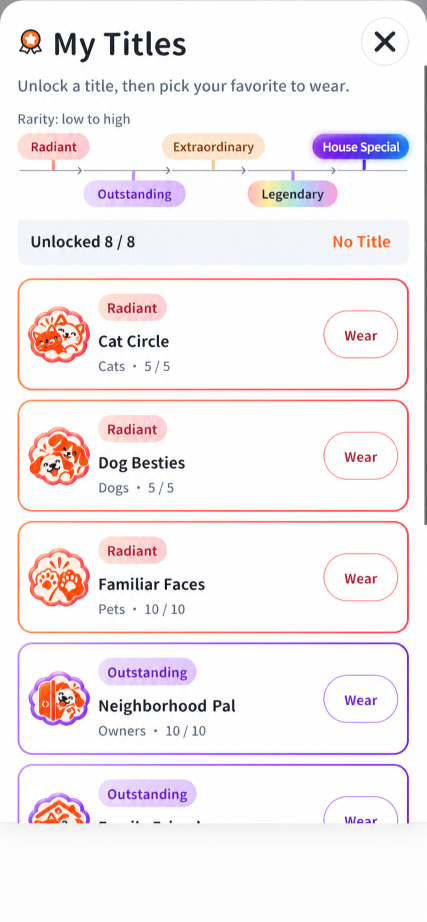
#> input picture design/concepts/achievement-rarity-guide-en-v3.png, 853 x 1844 px, given in place of mobile-board-frontdesk-v2.png, which was not available (shown at 1/2 size)
$ python split_board_frontdesk.py
#> lines starting #> are read from the running program, lines starting #| are printed output that depends on the picture; after the words box and inside, x2 and y2 are one past the last pixel; in counts of white or black regions, pixels touching at a corner belong together; pictures that were not available may be replaced by others from this repository, and a replacement may not be noted
"""Deterministic extraction from the three approved v2 layouts, without redrawing.

The source RGB of every fully opaque output pixel is retained exactly. Background
and anti-aliased boundary pixels are the only pixels processed. Master canvases
keep the source crop's native resolution. No existing icon/export is removed.
"""
from __future__ import annotations

from collections import deque
from hashlib import sha256
import json
from pathlib import Path

import numpy as np
from PIL import Image, ImageDraw, ImageFilter, ImageFont

HERE = Path(__file__).resolve().parent
ROOT = HERE.parents[2]
MASTERS = ROOT / 'assets/icons/library-original-png-v2/masters/16-board-frontdesk'
WEB = ROOT / 'web/src/ui/icons/png'
WIDTHS = [32, 48, 72, 96, 144, 192, 288]
ITEMS = [
    {'id': 'round-clock', 'source': 'mobile-board-frontdesk-v2.png', 'box': [45, 309, 155, 420], 'kind': 'orange', 'seed': [100, 366], 'wide': False},
    {'id': 'round-score', 'source': 'mobile-board-frontdesk-v2.png', 'box': [487, 306, 597, 410], 'kind': 'score', 'wide': False},
    {'id': 'rush-clipboard', 'source': 'mobile-board-frontdesk-v2.png', 'box': [50, 479, 130, 571], 'kind': 'orange', 'clear_holes': [[88, 496]], 'wide': False},
    {'id': 'rush-clip', 'source': 'mobile-board-frontdesk-v2.png', 'box': [355, 421, 497, 504], 'kind': 'clip', 'clear_holes': [[427, 449]], 'wide': True},
    {'id': 'rush-check', 'source': 'rush-frontdesk-states-v2.png', 'box': [64, 656, 161, 803], 'kind': 'green', 'wide': False},
    {'id': 'rush-expired-clipboard', 'source': 'rush-frontdesk-states-v2.png', 'box': [888, 717, 974, 813], 'kind': 'gray', 'clear_holes': [[930, 738]], 'wide': False},
    {'id': 'closing-sign-zh', 'source': 'shift-finish-storyboard-v2.png', 'box': [799, 375, 1069, 578], 'kind': 'sign', 'clear_holes': [[930, 430]], 'wide': True},
    {'id': 'rush-clock', 'source': 'mobile-board-frontdesk-v2.png', 'box': [538, 490, 613, 565], 'kind': 'orange', 'wide': False},
    {'id': 'rush-accent', 'source': 'mobile-board-frontdesk-v2.png', 'box': [372, 505, 410, 554], 'kind': 'orange', 'wide': False},
    {'id': 'time-accent', 'source': 'mobile-board-frontdesk-v2.png', 'box': [405, 349, 446, 403], 'kind': 'orange', 'wide': False},
    {'id': 'farewell-accent-left', 'source': 'shift-finish-storyboard-v2.png', 'box': [794, 704, 826, 745], 'kind': 'orange', 'wide': False},
    {'id': 'farewell-accent-right', 'source': 'shift-finish-storyboard-v2.png', 'box': [1026, 704, 1054, 745], 'kind': 'orange', 'wide': False},
]


def digest(path):
    return sha256(path.read_bytes()).hexdigest()


def morph(mask, radius, expand):
    im = Image.fromarray(mask.astype('uint8') * 255)
    f = ImageFilter.MaxFilter(radius * 2 + 1) if expand else ImageFilter.MinFilter(radius * 2 + 1)
    return np.asarray(im.filter(f)) > 0


def components(mask):
    h, w = mask.shape
    seen = np.zeros_like(mask)
    result = []
    for y, x in zip(*np.nonzero(mask)):
        if seen[y, x]:
            continue
        q = deque([(int(y), int(x))]); seen[y, x] = True; pts = []
        while q:
            a, b = q.popleft(); pts.append((a, b))
            for c, d in ((a-1,b),(a+1,b),(a,b-1),(a,b+1)):
                if 0 <= c < h and 0 <= d < w and mask[c,d] and not seen[c,d]:
                    seen[c,d] = True; q.append((c,d))
        result.append(pts)
    return result


def fill_holes(mask):
    h, w = mask.shape
    bg = ~mask
    q = deque()
    seen = np.zeros_like(mask)
    for y in range(h):
        for x in (0, w-1):
            if bg[y,x] and not seen[y,x]: seen[y,x] = True; q.append((y,x))
    for x in range(w):
        for y in (0, h-1):
            if bg[y,x] and not seen[y,x]: seen[y,x] = True; q.append((y,x))
    while q:
        y, x = q.popleft()
        for a,b in ((y-1,x),(y+1,x),(y,x-1),(y,x+1)):
            if 0 <= a < h and 0 <= b < w and bg[a,b] and not seen[a,b]:
                seen[a,b] = True; q.append((a,b))
    return ~seen


def hole_at(mask, x, y):
    for pts in components(~mask):
        if (y,x) in pts:
            out = np.zeros_like(mask)
            yy,xx = zip(*pts); out[yy,xx] = True
            return out
    raise ValueError(f'hole seed not in a background component: {x}, {y}')


def source_mask(rgb, item):
    a = rgb.astype(float)
    r,g,b = [a[:,:,i] for i in range(3)]
    orange = (r-b > 35) & (r-g > 18)
    green = (g-r > 22) & (g-b > 15)
    gray = (np.max(a, axis=2) < 218) & (b-r > 1)
    kind = item['kind']
    if kind == 'orange':
        m = orange
    elif kind == 'score':
        # Preserve the approved broad white keyline, star interior, and rays.
        star_pts = max(components(orange), key=len)
        star = np.zeros_like(orange); yy,xx = zip(*star_pts); star[yy,xx] = True
        white = (r > 248) & (g > 249) & (b > 248)
        m = orange | (white & morph(star, 7, True))
        # Join only one-pixel colour-transition gaps between the orange line
        # and its opaque white keyline; this does not redraw their source RGB.
        m = morph(morph(m, 1, True), 1, False)
    elif kind == 'clip':
        m = orange.copy()
        # The card's horizontal border joins the orange clip at source y=463..468.
        # Remove only that adjacent line; the source body boundary is continuous
        # at x=369..484 immediately above/below it. Alpha is restricted there.
        yy,xx = np.indices(m.shape)
        gx = xx + item['box'][0]
        m &= (gx >= 369) & (gx <= 484)
    elif kind == 'green':
        m = green
    elif kind == 'gray':
        m = gray
    elif kind == 'sign':
        dark = np.max(a, axis=2) < 180
        raw = orange | dark
        pts = max(components(raw), key=len)
        m = np.zeros_like(raw); yy,xx = zip(*pts); m[yy,xx] = True
    else:
        raise ValueError(kind)
    # Ignore tiny disconnected source speckles. Separate approved rays remain.
    clean = np.zeros_like(m)
    for pts in components(m):
        if len(pts) >= 9:
            yy,xx = zip(*pts); clean[yy,xx] = True
    filled = fill_holes(clean)
    holes = np.zeros_like(m)
    for sx,sy in item.get('clear_holes', []):
        holes |= hole_at(clean, sx-item['box'][0], sy-item['box'][1])
    filled &= ~holes
    # Background candidates exclude all other source art, e.g. motion marks,
    # orange card borders and board shapes; they are never retained as assets.
    foreign = orange | green | gray
    if kind == 'score': foreign |= (r > 248) & (g > 249) & (b > 248) & morph(orange,7,True)
    return filled, foreign, holes


def nearest_samples(rgb, candidate, y, x, n=1, radius=12):
    h,w = candidate.shape
    y0,y1 = max(0,y-radius), min(h,y+radius+1)
    x0,x1 = max(0,x-radius), min(w,x+radius+1)
    yy,xx = np.nonzero(candidate[y0:y1,x0:x1]); yy += y0; xx += x0
    if len(yy) == 0:
        yy,xx = np.nonzero(candidate)
    dist = (yy-y)**2+(xx-x)**2
    use = np.argsort(dist, kind='stable')[:n]
    return np.median(rgb[yy[use],xx[use]], axis=0).astype(float)


def matte(rgb, mask, foreign, holes, item):
    a = rgb.astype(float)
    core = morph(mask, 1 if item['kind'] == 'score' else 2, False)
    support = morph(mask, 2, True)
    outside = ~morph(mask | foreign, 2, True)
    # White holes are background by their source outline, not opaque paper.
    outside |= morph(holes, 1, False)
    alpha = np.zeros(mask.shape, dtype=float); alpha[core] = 1
    colors = a.copy()
    score_white_support = np.zeros_like(mask)
    if item['kind'] == 'score':
        pts = max(components(mask), key=len)
        yy,xx = zip(*pts); score_white_support[yy,xx] = True
        score_white_support = morph(score_white_support, 2, True)
    for y,x in zip(*np.nonzero(support & ~core)):
        f = nearest_samples(a, core, y,x)
        if item['kind'] == 'score' and score_white_support[y,x] and np.min(a[y,x]) > 230 and np.max(a[y,x])-np.min(a[y,x]) < 14:
            # The broad white keyline is real opaque artwork, including at
            # narrow tips where erosion leaves no white sample nearby.
            f = np.array([255.,255.,255.])
        bg = nearest_samples(a, outside, y,x,n=5)
        v = f-bg
        denom = float(np.dot(v,v))
        if denom < 10:
            value = 1.0 if mask[y,x] else 0.0
        else:
            value = float(np.clip(np.dot(a[y,x]-bg,v)/denom,0,1))
        # Only anti-alias pixels change RGB. Fully opaque source stays exact.
        if value >= .985:
            value = 1.0
        elif value <= .025:
            value = 0.0
        if 0 < value < 1:
            colors[y,x] = np.clip((a[y,x]-(1-value)*bg)/value,0,255)
        alpha[y,x] = value
    if item['kind'] == 'clip':
        # Recover only the obscured anti-aliased silhouette boundary from the
        # immediately adjacent unobstructed rows, without altering source RGB.
        y0 = 463-item['box'][1]; y1 = 468-item['box'][1]
        for y in range(y0,y1+1):
            t = (y-y0+1)/(y1-y0+2)
            for x in list(range(0, 371-item['box'][0])) + list(range(483-item['box'][0], mask.shape[1])):
                alpha[y,x] = (1-t)*alpha[y0-1,x] + t*alpha[y1+1,x]
                colors[y,x] = a[y,x]
                if alpha[y,x] < .025: alpha[y,x] = 0
    # Never keep the connected card border's pale glow beside the clip.
    if item['kind'] == 'clip':
        alpha[~mask] = 0
        yy,xx = np.indices(mask.shape); gx = xx + item['box'][0]
        alpha[((yy+item['box'][1]>=457)&(yy+item['box'][1]<=478)) & ((gx<370)|(gx>483))] = 0
    if item['kind'] == 'sign':
        alpha[(~mask) & (alpha < .15)] = 0
        alpha[(~mask) & (np.max(a,axis=2)>220)] = 0
    # Never keep source panel halos far from the selected silhouette.
    alpha[~support] = 0
    # Remove isolated matte specks introduced by textured page backgrounds.
    for pts in components(alpha > 0):
        yy,xx = zip(*pts)
        if len(pts) < 9 or np.max(alpha[yy,xx]) < .13:
            alpha[yy,xx] = 0
    rgba = np.dstack([np.rint(colors).astype('uint8'),np.rint(alpha*255).astype('uint8')])
    rgba[rgba[:,:,3] == 0,:3] = 0
    return Image.fromarray(rgba), core


def fit(art, width, wide):
    height = round(width*art.height/art.width) if wide else width
    canvas = Image.new('RGBA',(width,height))
    f = min(width/art.width,height/art.height)
    scaled = art.resize((max(1,round(art.width*f)),max(1,round(art.height*f))),Image.Resampling.LANCZOS)
    canvas.alpha_composite(scaled,((width-scaled.width)//2,(height-scaled.height)//2))
    return canvas


def main(ids=None):
    for p in [MASTERS,WEB,HERE/'source-crops',HERE/'previews']:
        p.mkdir(parents=True,exist_ok=True)
    manifest = {'scope':'Exact source-pixel extraction only; no generated/redrawn shapes; no UI implementation changes.',
                'authorization':'用户已确认全部图稿，原话为「可以，把刚才设计的所有改动都拆分成组件元素，不许随意调整图案」。本轮将其实现为列明图案的原稿拆分，文字、数据和布局仍由独立组件渲染。',
                'method':'Foreground colour selection and connected components; protected opaque white interiors; explicit clip/rope holes; local background/foreground colour-line matting only in a two-pixel boundary band.',
                'native_resolution':True,'sources':{},'assets':[]}
    catalog={}
    if ids:
        known = {item['id'] for item in ITEMS}
        if set(ids) - known:
            raise ValueError('Unknown asset IDs: ' + ', '.join(set(ids) - known))
        manifest = json.loads((HERE/'manifest.json').read_text())
        manifest['assets'] = [a for a in manifest['assets'] if a['id'] not in ids]
        catalog = json.loads((HERE/'catalog-fragment.json').read_text())
    for item in ITEMS:
        if ids and item['id'] not in ids:
            continue
        source = ROOT/'design/concepts'/item['source']
        full = Image.open(source).convert('RGB')
#> full is the input picture: PIL image 853x1844 RGB; mean R, G, B 245.9, 238.4, 241.6
        crop = full.crop(item['box']); rgb=np.asarray(crop)
        crop_path = HERE/'source-crops'/(item['id']+'.png'); crop.save(crop_path)
        mask,foreign,holes = source_mask(rgb,item)
#> in source_mask, `orange = (r-b > 35) & (r-g > 18)`:
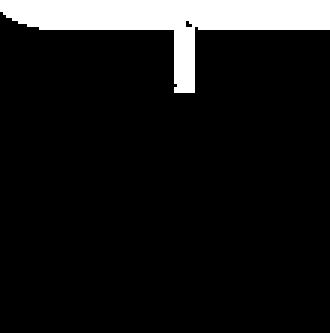
#> orange: shape (111, 110) bool (shown 3 times larger); 9.9% white; 1 white region, box (x1, y1, x2, y2) and area: (0, 0, 110, 31) 1207
#> in source_mask, `green = (g-r > 22) & (g-b > 15)`: green: shape (111, 110) bool; every value is 0
#> in source_mask, `gray = (np.max(a, axis=2) < 218) & (b-r > 1)`: gray: shape (111, 110) bool; 1.7% white in thin lines or dots, all inside (x1, y1, x2, y2) = (0, 31, 110, 33)
#> in components, `h, w = mask.shape`: h = 111; w = 110
#> the loop in source_mask, `for pts in components(m):` made 1 pass
#> after the loop in fill_holes, `for y in range(h):`: seen: shape (111, 110) bool; 1.7% white in thin lines or dots
#> after the loop in fill_holes, `for x in range(w):`:
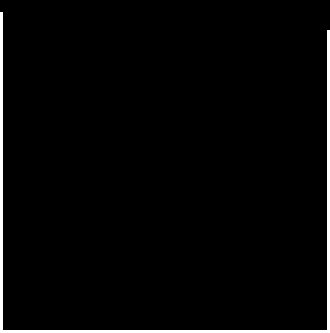
#> seen: shape (111, 110) bool (shown 3 times larger); 2.6% white in thin lines or dots
#> after the loop in fill_holes, `while q:`: seen: shape (111, 110) bool; 90.1% white; 1 black region, box (x1, y1, x2, y2) and area: (0, 0, 110, 31) 1210
#> in source_mask, `foreign = orange | green | gray`: foreign: shape (111, 110) bool; 11.6% white; 1 white region, box (x1, y1, x2, y2) and area: (0, 0, 110, 33) 1420
        art,core = matte(rgb,mask,foreign,holes,item)
#> in morph, `return np.asarray(im.filter(f)) > 0`: returned value: shape (111, 110) bool; 7.3% white; 1 white region, box (x1, y1, x2, y2) and area: (0, 0, 110, 29) 888
#> in morph (call 2), `return np.asarray(im.filter(f)) > 0`: returned value: shape (111, 110) bool; 12.5% white; 1 white region, box (x1, y1, x2, y2) and area: (0, 0, 110, 33) 1527
#> call 3 of morph, with radius = 2, expand = True
#> in morph (call 3), `im = Image.fromarray(mask.astype('uint8') * 255)`: im: PIL image 110x111 L; 11.7% white; 1 white region, box (x1, y1, x2, y2) and area: (0, 0, 110, 33) 1423
#> in morph (call 3), `return np.asarray(im.filter(f)) > 0`:
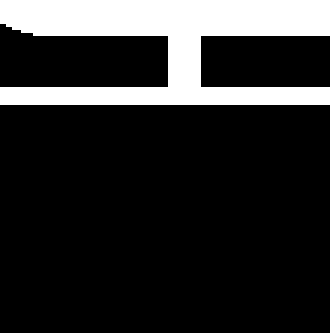
#> returned value: shape (111, 110) bool (shown 3 times larger); 17.6% white; 1 white region, box (x1, y1, x2, y2) and area: (0, 0, 110, 35) 2143
#> the loop in matte, `for y,x in zip(*np.nonzero(support & ~core)):` made 639 passes
#> (y, x, bg, v) on passes 1 to 8: (2, 0, [254, 254, 253], [0, -32, -40]), (2, 1, [254, 254, 253], [0, -32, -40]), (2, 2, [254, 254, 253], [-1, -32, -39]), (3, 0, [254, 254, 253], [0, -32, -40]), (3, 1, [254, 254, 253], [0, -32, -40]), (3, 2, [254, 254, 253], [0, -31, -38]), (3, 3, [254, 254, 253], [0, -31, -38]), (4, 0, [254, 254, 253], [0, -32, -40])
#> (y, x) on passes 31 to 36: (6, 9), (6, 10), (7, 0), (7, 1), (7, 2), (7, 3)
#> after the loop in matte, `for y,x in zip(*np.nonzero(support & ~core)):`:
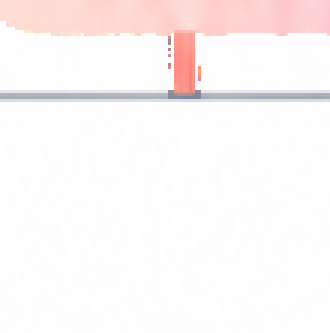
#> colors: shape (111, 110, 3) float64 (shown 3 times larger); mean R, G, B 251.9, 246.5, 246.3
#> the loop in matte, `for pts in components(alpha > 0):` made 5 passes
#> pts on passes 2 to 5: [(16, 56)], [(18, 56)], [(21, 56), (22, 56)], [(22, 66), (23, 66), (24, 66), (25, 66), (26, 66)]
#> after the loop in matte, `for pts in components(alpha > 0):`:
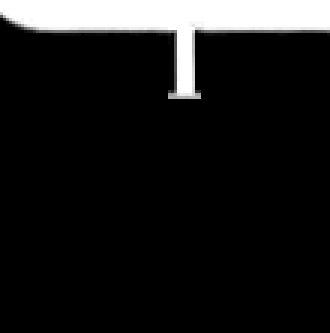
#> alpha: shape (111, 110) float64 (shown 3 times larger); min 0, max 1, mean 0.103
        master=MASTERS/(item['id']+'.png'); art.save(master,optimize=True)
        bbox=art.getbbox(); visible=art.crop(bbox)
        limit=visible.width if item['wide'] else max(visible.size)
        widths=[w for w in WIDTHS if w <= limit]
        if not widths or (widths[-1] < limit and widths[-1] < WIDTHS[-1]): widths.append(min(limit,WIDTHS[-1]))
        exports=[]
        for width in widths:
            path=WEB/f"{item['id']}@{width}.png"; export=fit(visible,width,item['wide']); export.save(path,optimize=True)
            exports.append({'path':str(path.relative_to(ROOT)),'size':list(export.size),'sha256':digest(path)})
        catalog[item['id']]={'widths':widths,'aspect':round(visible.width/visible.height,4) if item['wide'] else 1}
        enlarged=art.resize((art.width*4,art.height*4),Image.Resampling.NEAREST)
        enlarged.save(HERE/'previews'/f"{item['id']}-transparent-4x.png")
        blue=Image.new('RGBA',enlarged.size,(28,75,119,255)); blue.alpha_composite(enlarged); blue.convert('RGB').save(HERE/'previews'/f"{item['id']}-blue-4x.png")
#> after `blue.alpha_composite(enlarged)`:
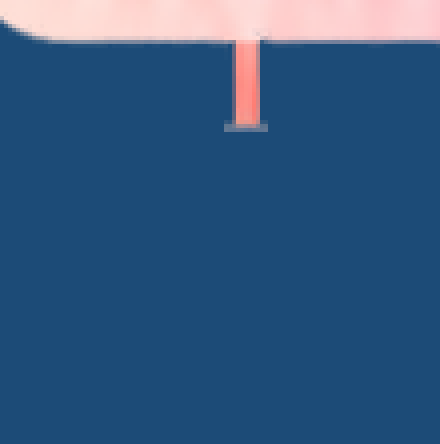
#> blue: PIL image 440x444 RGBA; mean R, G, B, A 51, 88.4, 127.5, 255
        out=np.asarray(art); opaque=out[:,:,3]==255
#> after `opaque = out[:, :, 3] == 255`:
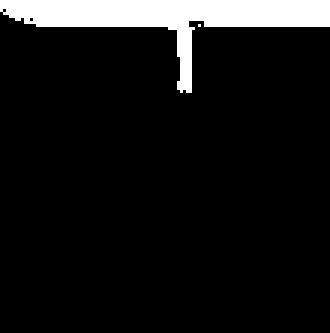
#> opaque: shape (111, 110) bool (shown 3 times larger); 8.6% white; 2 white regions (1 under 20 px), largest, box (x1, y1, x2, y2) and area: (0, 0, 110, 31) 1052
        unchanged=np.array_equal(out[opaque,:3],rgb[opaque])
        if not unchanged: raise AssertionError(item['id']+' opaque RGB changed')
        info={'id':item['id'],'source':str(source.relative_to(ROOT)),'source_box_xyxy':item['box'],
#> (the run stopped early here; a loop or call above may not have finished)
